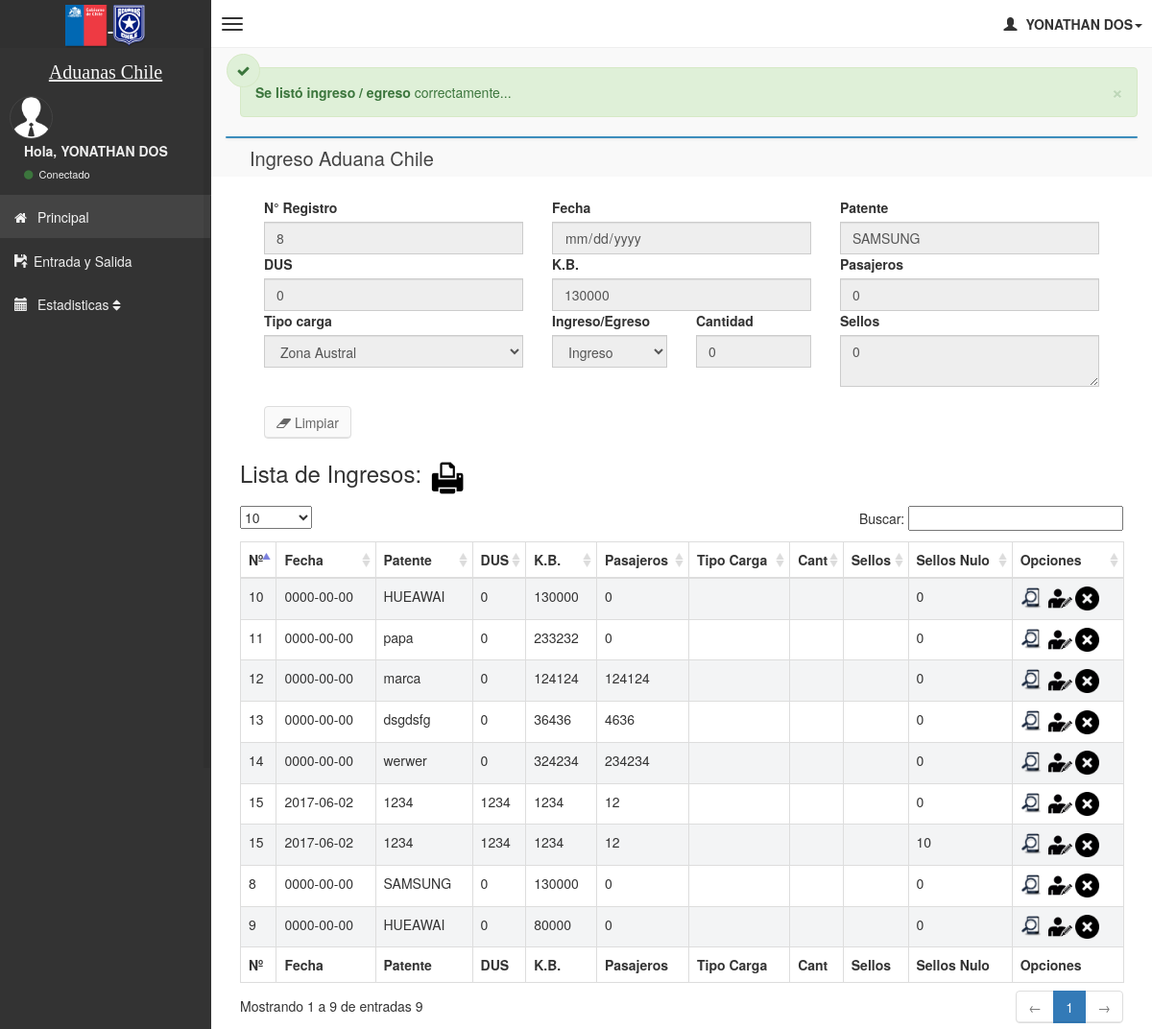
The app's page /index.php?mod=registroingresos&action=ver&codigo=8 (signed in) with its own data.
### tables this page shows
CREATE TABLE `ingresos` (
  `id` int(11) NOT NULL AUTO_INCREMENT,
  `dus` int(50) NOT NULL,
  `fecha` date NOT NULL,
  `patente` varchar(50) NOT NULL,
  `cantidad` int(20) DEFAULT NULL,
  `kilos` int(30) NOT NULL,
  `pasajeros` int(30) NOT NULL,
  `estado` varchar(30) NOT NULL,
  `rut` int(11) DEFAULT NULL,
  `tipo_carga` varchar(45) DEFAULT NULL,
  `tipo` varchar(45) DEFAULT NULL,
  PRIMARY KEY (`id`)
);

CREATE TABLE `sellos` (
  `id` int(12) NOT NULL AUTO_INCREMENT,
  `cantidad` int(11) NOT NULL,
  `numero` varchar(150) NOT NULL,
  `id_ingreso` int(11) NOT NULL,
  PRIMARY KEY (`id`)
);

### index.php (called while the page is built, shortened)
<?php
$bd = new GestarBD;
include 'inc/head.php';
include 'inc/header.php';
include 'inc/left_sidebar.php';
include 'inc/right_side.php';
include 'inc/opciones.php';
include 'inc/finhtml.php';

### inc/config.php (called while the page is built)
<?php
$config = array(
	"titulo"=>"Aduana",
	"subtitulo"=>"Inicio",
	"url"=>"http://{$_SERVER['HTTP_HOST']}/aduana/",
	"charset"=>"utf-8",
	"friendlyurls"=>false,
	"emailadmin"=>"",
	"emailenvios"=>"",
	"nombreenvios"=>"aduana",
	"servidor"=>"localhost",
	"basedatos"=>"aduana",
	"usuario"=>"root",
	"pass"=>"1212",
	"googleanalytics"=>false,
	"googlesiteverification"=>false,
	"mssiteverification"=>false
	); ?>

### inc/functionBD.php (called while the page is built, shortened)
<?php
class GestarBD{
	private $conect;
	private $base_datos;
	private $servidor;
	private $usuario;
	private $pass;
	function __construct()
	{
		include 'config.php';
		$this->servidor = $config['servidor'];
		$this->usuario = $config['usuario'];
		$this->pass = $config['pass'];
		$this->base_datos = $config['basedatos'];
	}
	private function conectar_base_datos() {
		if (! $this->conect = mysqli_connect($this->servidor,$this->usuario,$this->pass, $this->base_datos)) {
				echo "Error al conectar";
				exit();
			}
				mysqli_set_charset( $this->conect , 'utf8');
				return false;
	}
	public function consulta($consulta)
	{
		$this->consulta = mysqli_query($this->conect, $consulta);
	}
	public function mostrar_registros()
	{
		if ($row = mysqli_fetch_array($this->consulta)) {
			return $row;
		} else {
			return false;
		}
	}
}

### pages/registroingresos.php (the view, shortened to what this page needs)
<?php
require ('validarnum.php');
$id="";
$dus="";
$fecha="";
$patente="";
$kilos="";
$pasajeros="";
$numerosello="";
$cantidadsello="";
$readonly="";
if( isset($_GET["mod"])){
    if(isset($_GET["codigo"])){
    $codigo =$_GET["codigo"];
      $sql="select * from ingresos where id='$codigo'";
    $cs=$bd->consulta($sql);
            while ($fila=$bd->mostrar_registros()) {
                    $id=$fila["id"];
                    $dus=$fila["dus"];
                    $fecha=$fila["fecha"];
                    $patente=$fila["patente"];
                    $kilos=$fila["kilos"];
                    $pasajeros=$fila["pasajeros"];
            }
                $sql="select * from sellos where id_ingreso='$codigo'";
             $cs=$bd->consulta($sql);
            while ($fila=$bd->mostrar_registros()) {
                    $cantidadsello=$fila["cantidad"];
                    $numerosello=$fila["numero"];
            }
            if($_GET["action"]){
            echo '<div class="alert alert-success alert-dismissable">
                        <i class="fa fa-check"></i>
                        <button type="button" class="close" data-dismiss="alert" aria-hidden="true">&times;</button>
                        <b>Se listó ingreso / egreso</b> correctamente...
                    </div>';
            }
            if($_GET["action"]== "ver"){
                    $readonly="disabled";
            } else if($_GET["action"] == "eliminar"){
                    $readonly="readonly";
            }else if($_GET["action"] == "editar"){
                    $readonly="";
            }
    }
}
?>
<div class="box box-primary">
<div class="col-md-12">
        <div class="box-header">
            <h3 class="box-title">Ingreso Aduana Chile</h3>
        </div>
        <form role="form"  name="fe" action="?mod=registroingresos&nuevo=nuevo" method="post">
            <div class="box-body">
                <div class="form-group">
                    <div class="col-md-4 ">
                        <label for="numIngresos">N° Registro</label>
                        <input disabled onkeydown="return enteros(this, event)" required type="text" name="numIngresos" class="form-control" value="<?php echo $id ?>" id="numIngresos" placeholder="Número">
                    </div>
                    <div class="col-md-4 ">
                        <label for="fecha">Fecha</label>
                        <input <?php echo $readonly;?>   required type="date" name="fecha" class="form-control" value="<?php echo $fecha ?>" id="fecha" >
                    </div>
                    <div class="col-md-4 ">
                        <label for="patente">Patente</label>
                        <input <?php echo $readonly;?>    required type="tex" name="patente" class="form-control" value="<?php echo $patente ?>" id="patente" placeholder="Patente">
                    </div>
                </div>
                <div class="form-group">
                    <div class="col-md-4 ">
                        <label for="dus">DUS</label>
                        <input <?php echo $readonly;?> onkeydown="return enteros(this, event)" type="text" required name="dus" class="form-control" value="<?php echo $dus ?>" id="dus" placeholder="DUS">
                    </div>
                    <div class="col-md-4 ">
                        <label for="kb">K.B.</label>
                        <input <?php echo $readonly;?> onkeydown="return enteros(this, event)" required type="text" name="kb" class="form-control" value="<?php echo $kilos ?>" id="kb" placeholder="K.B.">
                    </div>
                    <div class="col-md-4 ">
                        <label for="pasajero">Pasajeros</label>
                        <input <?php echo $readonly;?> onkeydown="return enteros(this, event)" type="text" name="pasajero" class="form-control" value="<?php echo $pasajeros ?>" id="pasajero" placeholder="Números Pasajeros">
                    </div>
                </div>
                <div class="form-group">
                    <div class="col-md-4 ">
                        <label for="tipo_carga">Tipo carga</label>
                        <select  <?php echo $readonly;?> class="form-control" name='tipo_carga' id='tipo_carga'>
                        <?php
                        $austral = "";
                        ?>
                            <option <?php echo $austral;?>  value="Zona Austral">Zona Austral</option>
                        </select>
                    </div>
                    <div class="col-md-2 ">
                        <?php
                          $ing = "";
                        ?>
                        <label for="tipo">Ingreso/Egreso</label>
                        <select  <?php echo $readonly;?> class="form-control" name='tipo' id='tipo'>
                            <option <?php echo $ing;?>  value="Ingreso">Ingreso</option>
                        </select>
                    </div>
                </div>
                <div class="form-group">
                    <div class="col-md-2">
                        <label for="cantidad">Cantidad</label>
                        <input <?php echo $readonly;?> onkeydown="return enteros(this, event)" type="text" name="cantidad" class="form-control" value="<?php echo $cantidadsello ?>" id="cantidad" placeholder="Cantidad Sellos">
                    </div>
                 <div class="col-md-4">
                        <label for="cantidad">Sellos</label>
                        <textarea <?php echo $readonly;?> row="7" cols="20"  name="sellos" class="form-control" id="sellos" placeholder="descripcion de sellos"><?php echo $numerosello ?></textarea>
                    </div>
                    <div class="col-md-4">
                    <br>
                    <a href="?mod=registroingresos" class="btn btn-default"><i class="fa fa-eraser"></i> Limpiar</a>
                    </div>
                </div>
            </div>
        </form>
    </div>
</div>
<div class="col-md-12">
    <h3 class="box-title">
    <span style="width:750px"> Lista de Ingresos:</span>
        <a target='_blank'  href=./pdf/listaingresos.php><img src='./img/impresora.png'  width='40' alt='Edicion' title='Imprimir '></a>
    </h3>
    <table id="example1" class="table table-bordered table-striped">
        <thead>
            <tr>
                <th>Nº</th>
                <th>Fecha</th>
                <th>Patente</th>
                <th>DUS</th>
                <th>K.B.</th>
                <th>Pasajeros</th>
                <th>Tipo Carga</th>
                <th>Cant</th>
                <th>Sellos</th>
                <th>Sellos Nulo</th>
                <th>Opciones</th>
            </tr>
        </thead>
        <tbody>
        <?php
            $consulta="SELECT
                            ingresos.id as id,
                            ingresos.fecha, patente, dus, kilos, pasajeros,
                            funcionario.alias as funcionario,
                            tipo_carga,
                            tipo ,
                            sellos.cantidad as cantidad
                        FROM ingresos
                            INNER JOIN sellos ON  ingresos.id = sellos.id_ingreso
                            LEFT JOIN funcionario ON FUNCIONARIO.rut = ingresos.rut";
            $bd->consulta($consulta);
            while ($fila=$bd->mostrar_registros()) {
                echo "<tr>
                            <td>$fila[id]</td>
                            <td>$fila[fecha]</td>
                            <td>$fila[patente]</td>
                            <td>$fila[dus]</td>
                            <td>$fila[kilos] </td>
                            <td>$fila[pasajeros]</td>
                            <td>$fila[funcionario]</td>
                            <td>$fila[tipo_carga]</td>
                            <td>$fila[tipo]</td>
                            <td>$fila[cantidad]</td>
                            <td>
                                <a  href=?mod=registroingresos&action=ver&codigo=".$fila["id"].">
                                    <img src='./img/consultarr.png' width='25' alt='Edicion' title='VER LOS DATOS DE ".$fila["id"]."'>
                                </a>
                                <a  href=?mod=registroingresos&action=editar&codigo=".$fila["id"].">
                                    <img src='./img/editar.png' width='25' alt='Edicion' title='EDITAR LOS DATOS DE ".$fila["id"]."'>
                                </a>
                                <a   href=?mod=registroingresos&action=eliminar&codigo=".$fila["id"].">
                                    <img src='./img/elimina2.png'  width='25' alt='Edicion' title='ELIMINAR A   ".$fila["id"]."'>
                                </a>
                            </td>
                        </tr>";
    }
    ?>
    </tbody>
    <tfoot>
            <tr>
                <th>Nº</th>
                <th>Fecha</th>
                <th>Patente</th>
                <th>DUS</th>
                <th>K.B.</th>
                <th>Pasajeros</th>
                <th>Tipo Carga</th>
                <th>Cant</th>
                <th>Sellos</th>
                <th>Sellos Nulo</th>
                <th>Opciones</th>
            </tr>
    </tfoot>
    </table>
    </div>
</div>

### records on screen
ingresos: numIngresos "8", patente "SAMSUNG", dus "0", kb "130000", pasajero "0"
sellos: cantidad "0", sellos "0", id_ingreso "8", id_ingreso.fecha "0000-00-00", id_ingreso.patente "SAMSUNG", id_ingreso.dus "0", id_ingreso.kilos "130000", id_ingreso.pasajeros "0"
sellos: id_ingreso "9", id_ingreso.fecha "0000-00-00", id_ingreso.patente "HUEAWAI", id_ingreso.dus "0", id_ingreso.kilos "80000", id_ingreso.pasajeros "0", cantidad "0"
sellos: id_ingreso "10", id_ingreso.fecha "0000-00-00", id_ingreso.patente "HUEAWAI", id_ingreso.dus "0", id_ingreso.kilos "130000", id_ingreso.pasajeros "0", cantidad "0"
sellos: id_ingreso "11", id_ingreso.fecha "0000-00-00", id_ingreso.patente "papa", id_ingreso.dus "0", id_ingreso.kilos "233232", id_ingreso.pasajeros "0", cantidad "0"
sellos: id_ingreso "12", id_ingreso.fecha "0000-00-00", id_ingreso.patente "marca", id_ingreso.dus "0", id_ingreso.kilos "124124", id_ingreso.pasajeros "124124", cantidad "0"
sellos: id_ingreso "13", id_ingreso.fecha "0000-00-00", id_ingreso.patente "dsgdsfg", id_ingreso.dus "0", id_ingreso.kilos "36436", id_ingreso.pasajeros "4636", cantidad "0"
sellos: id_ingreso "14", id_ingreso.fecha "0000-00-00", id_ingreso.patente "werwer", id_ingreso.dus "0", id_ingreso.kilos "324234", id_ingreso.pasajeros "234234", cantidad "0"
sellos: id_ingreso "15", id_ingreso.fecha "2017-06-02", id_ingreso.patente "1234", id_ingreso.dus "1234", id_ingreso.kilos "1234", id_ingreso.pasajeros "12", cantidad "0"
sellos: id_ingreso "15", id_ingreso.fecha "2017-06-02", id_ingreso.patente "1234", id_ingreso.dus "1234", id_ingreso.kilos "1234", id_ingreso.pasajeros "12", cantidad "10"

### other values on screen
$_SESSION['dondequeda_nombre'] "YONATHAN DOS"
